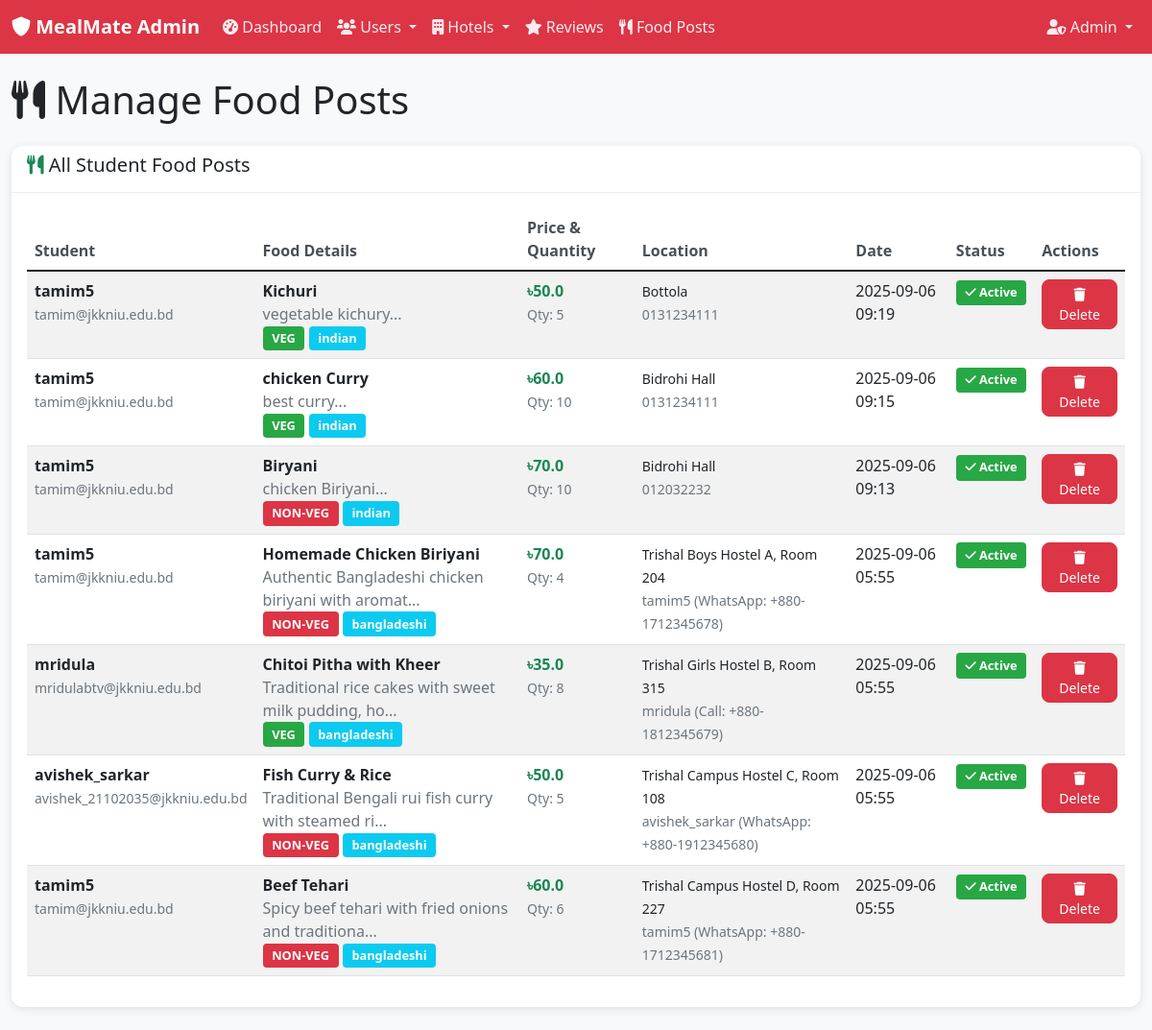
/admin/food-posts (signed in), run on an earlier commit of the app's database.
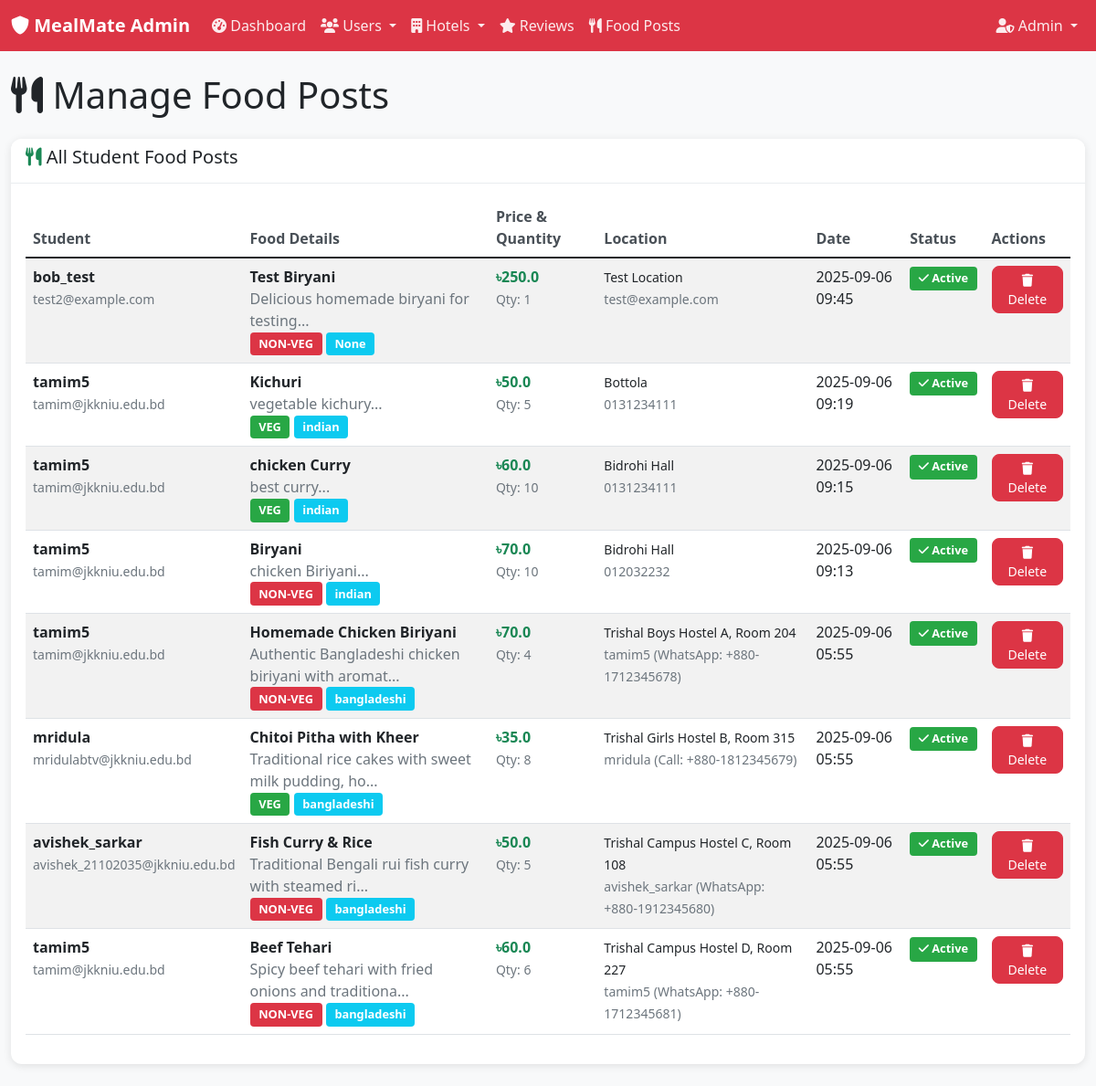
And on a later commit of the database.
### models.py (models this page shows, shortened)
class StudentFoodPost(db.Model):
    __tablename__ = 'student_food_posts'
    id = db.Column(db.Integer, primary_key=True)
    user_id = db.Column(db.Integer, db.ForeignKey('users.id'), nullable=False)
    title = db.Column(db.String(100), nullable=False)
    description = db.Column(db.Text, nullable=False)
    price = db.Column(db.Float, nullable=False)
    quantity = db.Column(db.Integer, nullable=False)
    food_type = db.Column(db.String(50), nullable=False)  # veg, non-veg, vegan
    cuisine = db.Column(db.String(50), nullable=True)  # indian, chinese, italian, etc.
    location = db.Column(db.String(100), nullable=False)  # hostel block, room number
    contact_info = db.Column(db.String(100), nullable=False)
    image_url = db.Column(db.String(255), nullable=True)
    is_available = db.Column(db.Boolean, default=True)
    created_at = db.Column(db.DateTime, default=datetime.utcnow)
    expires_at = db.Column(db.DateTime, default=lambda: datetime.utcnow() + timedelta(hours=24))

class User(db.Model):
    __tablename__ = 'users'
    id = db.Column(db.Integer, primary_key=True)
    username = db.Column(db.String(80), unique=True, nullable=False)
    reg_number = db.Column(db.String(20), unique=True, nullable=False)
    email = db.Column(db.String(120), unique=True, nullable=False)
    password_hash = db.Column(db.String(255), nullable=False)
    created_at = db.Column(db.DateTime, default=datetime.utcnow)
    is_active = db.Column(db.Boolean, default=True)
    is_approved = db.Column(db.Boolean, default=False)  # Admin approval required
    approved_by = db.Column(db.Integer, db.ForeignKey('admins.id'), nullable=True)
    approved_at = db.Column(db.DateTime, nullable=True)
    reviews = db.relationship('Review', backref='user', lazy=True, cascade='all, delete-orphan')
    food_posts = db.relationship('StudentFoodPost', backref='user', lazy=True, cascade='all, delete-orphan')

### app.py (the view)
    @app.route('/admin/food-posts')
    def admin_food_posts():
        if not require_admin_login():
            return redirect(url_for('admin_login'))
        food_posts = StudentFoodPost.query.order_by(StudentFoodPost.created_at.desc()).all()
        return render_template('admin/food_posts.html',
                             food_posts=food_posts,
                             current_admin=get_current_admin(),
                             current_time=datetime.utcnow())

### templates/admin/food_posts.html (shortened to what the changed rows need)
{% extends "admin/base.html" %}
{% block content %}
<div class="row">
    <div class="col-12">
        <h1 class="mb-4">
            <i class="fas fa-utensils"></i> Manage Food Posts
        </h1>
    </div>
</div>
<div class="row">
    <div class="col-12">
        <div class="card">
            <div class="card-body">
                {% if food_posts %}
                <div class="table-responsive">
                    <table class="table table-striped">
                        <thead>
                            <tr>
                                <th>Student</th>
                                <th>Food Details</th>
                                <th>Price & Quantity</th>
                                <th>Location</th>
                                <th>Date</th>
                                <th>Status</th>
                                <th>Actions</th>
                            </tr>
                        </thead>
                        <tbody>
                            {% for post in food_posts %}
                            <tr id="post-{{ post.id }}">
                                <td>
                                    <strong>{{ post.user.username }}</strong><br>
                                    <small class="text-muted">{{ post.user.email }}</small>
                                </td>
                                <td>
                                    <strong>{{ post.title }}</strong><br>
                                    <span class="text-muted">{{ post.description[:50] }}...</span><br>
                                    <span class="badge bg-{% if post.food_type == 'veg' %}success{% else %}danger{% endif %}">
                                        {{ post.food_type.upper() }}
                                    </span>
                                    <span class="badge bg-info">{{ post.cuisine }}</span>
                                </td>
                                <td>
                                    <strong class="text-success">৳{{ post.price }}</strong><br>
                                    <small class="text-muted">Qty: {{ post.quantity }}</small>
                                </td>
                                <td>
                                    <small>{{ post.location }}</small><br>
                                    <small class="text-muted">{{ post.contact_info }}</small>
                                </td>
                                <td>{{ post.created_at.strftime('%Y-%m-%d %H:%M') }}</td>
                                <td>
                                    {% if post.expires_at > current_time %}
                                        <span class="badge bg-success">
                                            <i class="fas fa-check"></i> Active
                                        </span>
                                    {% else %}
                                        <span class="badge bg-secondary">
                                            <i class="fas fa-clock"></i> Expired
                                        </span>
                                    {% endif %}
                                </td>
                                <td>
                                    <button class="btn btn-danger btn-sm"
                                            onclick="deleteFoodPost({{ post.id }}, '{{ post.title }}')">
                                        <i class="fas fa-trash"></i> Delete
                                    </button>
                                </td>
                            </tr>
                            {% endfor %}
                        </tbody>
                    </table>
                </div>
                {% else %}
                <div class="text-center py-5">
                    <i class="fas fa-utensils fa-3x text-muted mb-3"></i>
                    <h5 class="text-muted">No food posts found</h5>
                    <p class="text-muted">No student food posts have been created yet.</p>
                </div>
                {% endif %}
            </div>
        </div>
    </div>
</div>
{% endblock %}

What changed in the data, as far as the page shows it:
added StudentFoodPost: user.username "bob_test", user.email "test2@example.com", title "Test Biryani", description "Delicious homemade biryani for testing", food_type "NON-VEG", cuisine "None", price "250.0", quantity "1", location "Test Location", contact_info "test@example.com", created_at "2025-09-06 09:45", shows "Active"
